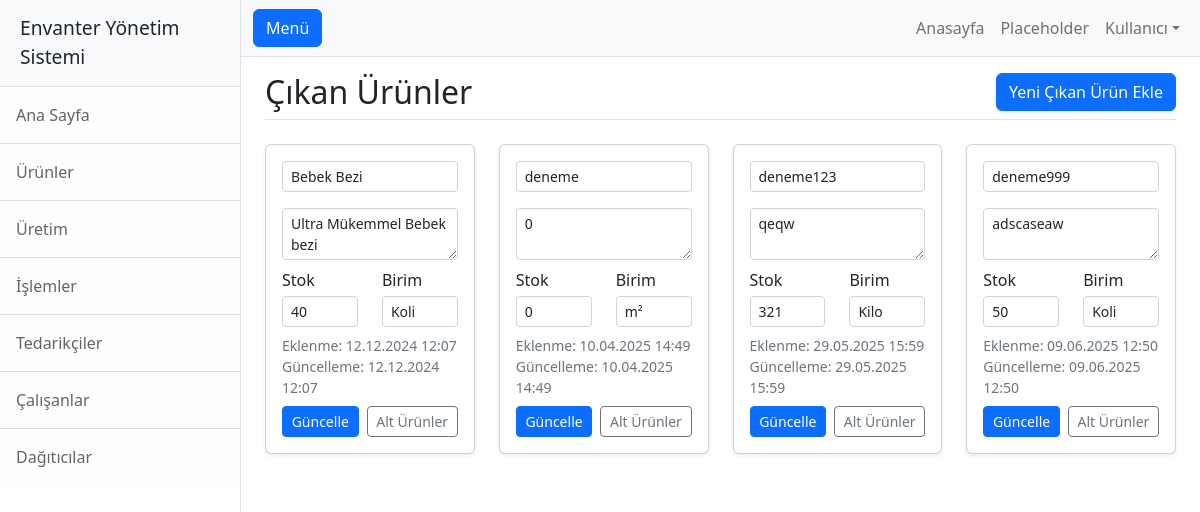
Page /cikan_urunler.php on the committed database.
### tables this page shows
CREATE TABLE `cikan` (
  `id` int(11) NOT NULL,
  `ad` varchar(255) NOT NULL,
  `aciklama` text,
  `birim` int(11) NOT NULL,
  `eklenme` timestamp NULL DEFAULT CURRENT_TIMESTAMP,
  `guncelleme` timestamp NULL DEFAULT CURRENT_TIMESTAMP,
  `stok` int(11) NOT NULL
);

### cikan_urunler.php (the view, shortened to what this page needs)
<?php include('header.php'); ?>
<main role="main" class="main-content">
    <div class="container-fluid px-4">
        <div class="d-flex justify-content-between align-items-center pt-3 pb-2 mb-4 border-bottom">
            <h1 class="h2 mb-0">Çıkan Ürünler</h1>
            <a href="yeni_cikan_urun_ekle.php" class="btn btn-primary shadow-sm">
                <i class="bi bi-plus-circle"></i> Yeni Çıkan Ürün Ekle
            </a>
        </div>
        <div class="row g-4">
            <?php
            include('db.php');
            $sql = "SELECT * FROM cikan";
            $result = $conn->query($sql);
            if ($result === FALSE) {
                echo "<div class='col-12'><div class='alert alert-danger'>SQL hatası: " . $conn->error . "</div></div>";
            } else {
                if ($result->num_rows > 0) {
                    while ($row = $result->fetch_assoc()) {
                        ?>
                        <div class="col-12 col-md-6 col-lg-4 col-xl-3">
                            <form action="cikan_urunler_guncelle.php" method="POST" class="card shadow-sm h-100">
                                <div class="card-body d-flex flex-column">
                                    <h5 class="card-title mb-2">
                                        <input type="text" name="ad" value="<?= htmlspecialchars($row["ad"]) ?>" class="form-control form-control-sm mb-2" required>
                                    </h5>
                                    <div class="mb-2">
                                        <textarea name="aciklama" class="form-control form-control-sm" rows="2" required><?= htmlspecialchars($row["aciklama"]) ?></textarea>
                                    </div>
                                    <div class="row mb-2">
                                        <div class="col-6">
                                            <label class="form-label mb-1">Stok</label>
                                            <input type="number" name="stok" value="<?= $row["stok"] ?>" class="form-control form-control-sm" min="0" required>
                                        </div>
                                        <div class="col-6">
                                            <label class="form-label mb-1">Birim</label>
                                            <select name="birim" class="form-control form-control-sm" required>
                                                <option value="0" <?= $row["birim"]==0 ? "selected" : "" ?>>m²</option>
                                                <option value="1" <?= $row["birim"]==1 ? "selected" : "" ?>>Kilo</option>
                                                <option value="2" <?= $row["birim"]==2 ? "selected" : "" ?>>Koli</option>
                                            </select>
                                        </div>
                                    </div>
                                    <div class="mb-2 small text-muted">
                                        <span>Eklenme: <?= $row["eklenme"] ? date('d.m.Y H:i', strtotime($row["eklenme"])) : "-" ?></span><br>
                                        <span>Güncelleme: <?= $row["guncelleme"] ? date('d.m.Y H:i', strtotime($row["guncelleme"])) : "-" ?></span>
                                    </div>
                                    <div class="mt-auto d-flex gap-2">
                                        <button type="submit" class="btn btn-primary btn-sm flex-fill">Güncelle</button>
                                        <a href="giren_urunler.php?cikan_id=<?= $row["id"] ?>" class="btn btn-outline-secondary btn-sm flex-fill">Alt Ürünler</a>
                                    </div>
                                </div>
                            </form>
                        </div>
                        <?php
                    }
                } else {
                    echo "<div class='col-12'><div class='alert alert-info text-center'>Kayıt bulunamadı</div></div>";
                }
            }
            ?>
        </div>
    </div>
</main>

### rows in the picture
cikan: ad "Bebek Bezi", aciklama "Ultra Mükemmel Bebek bezi", stok "40", birim "Koli", eklenme "12.12.2024 12:07", guncelleme "12.12.2024 12:07"
cikan: ad "deneme", aciklama "0", stok "0", birim "m²", eklenme "10.04.2025 14:49", guncelleme "10.04.2025 14:49"
cikan: ad "deneme123", aciklama "qeqw", stok "321", birim "Kilo", eklenme "29.05.2025 15:59", guncelleme "29.05.2025 15:59"
cikan: ad "deneme999", aciklama "adscaseaw", stok "50", birim "Koli", eklenme "09.06.2025 12:50", guncelleme "09.06.2025 12:50"
